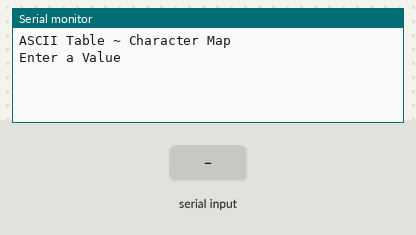
Bench run of a sketch on a simulated Arduino Uno, built with avr-gcc and run on an emulated ATmega328P. On the bench: the last lines printed to the serial monitor. The test bench sets the inputs (shaded band).

Above: at 1.2 s.
1.3 s: byte 30 received over Serial
At 2.5 s:
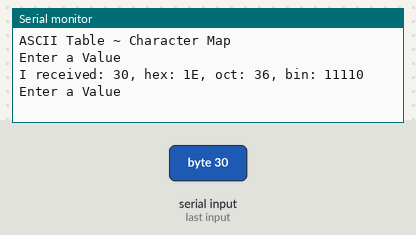
2.8 s: byte 90 received over Serial
At 4.0 s:
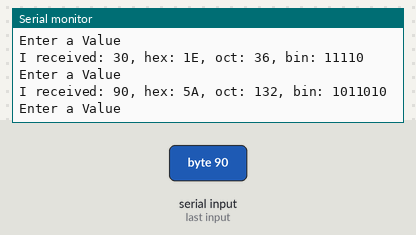
4.3 s: byte 120 received over Serial
At 5.2 s:
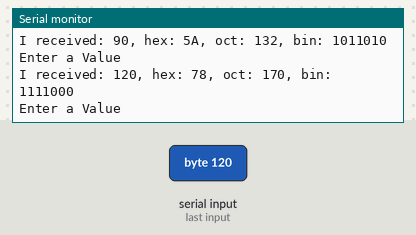

Measured:
- after the input at 1.3 s, the serial monitor: prints a new line at once (image 1)
- after the input at 2.8 s, the serial monitor: prints a new line at once (image 2)
- after the input at 4.3 s, the serial monitor: prints a new line at once (image 3)

The sketch:

Serial_Communication.ino
```cpp
//ASCII Table	Parent code  (Original Sketch: sketch_may22b.ino)		22 May 2013        03:15 pm
// Parent code for "ASCII Table" Series

/*
This Program demonstrates the conversion of any character into its ASCII value.
 No hardware required except Arduino.
 Tested on Arduino Uno
 */


int incomingByte = 0;
void setup() {
  Serial.begin(9600);
  Serial.println("ASCII Table ~ Character Map");
  Serial.println("Enter a Value");
}

void loop() {

  if (Serial.available() > 0)
  {
    incomingByte = Serial.read();

    // say what you got:
    Serial.print("I received: ");
    Serial.print(incomingByte, DEC);
    Serial.print(", hex: ");
    Serial.print(incomingByte, HEX);
    Serial.print(", oct: ");
    Serial.print(incomingByte, OCT);
    Serial.print(", bin: ");
    Serial.println(incomingByte, BIN);
    Serial.println("Enter a Value");
  }
}
```
